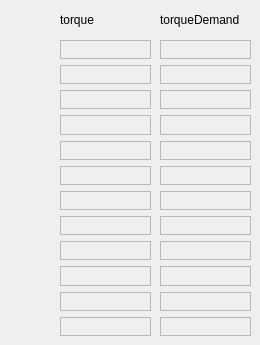
    <widget class="QWidget" name="tab_4">
     <attribute name="title">
      <string>realrobot info</string>
     </attribute>
     <widget class="QWidget" name="verticalLayoutWidget_3">
      <property name="geometry">
       <rect>
        <x>60</x>
        <y>40</y>
        <width>91</width>
        <height>296</height>
       </rect>
      </property>
      <layout class="QVBoxLayout" name="verticalLayout_18">
       <item>
        <widget class="QLabel" name="mi0">
         <property name="frameShape">
          <enum>QFrame::StyledPanel</enum>
         </property>
         <property name="text">
          <string/>
         </property>
        </widget>
       </item>
       <item>
        <widget class="QLabel" name="mi1">
         <property name="frameShape">
          <enum>QFrame::StyledPanel</enum>
         </property>
         <property name="text">
          <string/>
         </property>
        </widget>
       </item>
       <item>
        <widget class="QLabel" name="mi2">
         <property name="frameShape">
          <enum>QFrame::StyledPanel</enum>
         </property>
         <property name="text">
          <string/>
         </property>
        </widget>
       </item>
       <item>
        <widget class="QLabel" name="mi3">
         <property name="frameShape">
          <enum>QFrame::StyledPanel</enum>
         </property>
         <property name="text">
          <string/>
         </property>
        </widget>
       </item>
       <item>
        <widget class="QLabel" name="mi4">
         <property name="frameShape">
          <enum>QFrame::StyledPanel</enum>
         </property>
         <property name="text">
          <string/>
         </property>
        </widget>
       </item>
       <item>
        <widget class="QLabel" name="mi5">
         <property name="frameShape">
          <enum>QFrame::StyledPanel</enum>
         </property>
         <property name="text">
          <string/>
         </property>
        </widget>
       </item>
       <item>
        <widget class="QLabel" name="mi6">
         <property name="frameShape">
          <enum>QFrame::StyledPanel</enum>
         </property>
         <property name="text">
          <string/>
         </property>
        </widget>
       </item>
       <item>
        <widget class="QLabel" name="mi7">
         <property name="frameShape">
          <enum>QFrame::StyledPanel</enum>
         </property>
         <property name="text">
          <string/>
         </property>
        </widget>
       </item>
       <item>
        <widget class="QLabel" name="mi8">
         <property name="frameShape">
          <enum>QFrame::StyledPanel</enum>
         </property>
         <property name="text">
          <string/>
         </property>
        </widget>
       </item>
       <item>
        <widget class="QLabel" name="mi9">
         <property name="frameShape">
          <enum>QFrame::StyledPanel</enum>
         </property>
         <property name="text">
          <string/>
         </property>
        </widget>
       </item>
       <item>
        <widget class="QLabel" name="mi10">
         <property name="frameShape">
          <enum>QFrame::StyledPanel</enum>
         </property>
         <property name="text">
          <string/>
         </property>
        </widget>
       </item>
       <item>
        <widget class="QLabel" name="mi11">
         <property name="frameShape">
          <enum>QFrame::StyledPanel</enum>
         </property>
         <property name="text">
          <string/>
         </property>
        </widget>
       </item>
      </layout>
     </widget>
     <widget class="QWidget" name="verticalLayoutWidget_11">
      <property name="geometry">
       <rect>
        <x>160</x>
        <y>40</y>
        <width>91</width>
        <height>296</height>
       </rect>
      </property>
      <layout class="QVBoxLayout" name="verticalLayout_19">
       <item>
        <widget class="QLabel" name="mi12">
         <property name="frameShape">
          <enum>QFrame::StyledPanel</enum>
         </property>
         <property name="text">
          <string/>
         </property>
        </widget>
       </item>
       <item>
        <widget class="QLabel" name="mi13">
         <property name="frameShape">
          <enum>QFrame::StyledPanel</enum>
         </property>
         <property name="text">
          <string/>
         </property>
        </widget>
       </item>
       <item>
        <widget class="QLabel" name="mi14">
         <property name="frameShape">
          <enum>QFrame::StyledPanel</enum>
         </property>
         <property name="text">
          <string/>
         </property>
        </widget>
       </item>
       <item>
        <widget class="QLabel" name="mi15">
         <property name="frameShape">
          <enum>QFrame::StyledPanel</enum>
         </property>
         <property name="text">
          <string/>
         </property>
        </widget>
       </item>
       <item>
        <widget class="QLabel" name="mi16">
         <property name="frameShape">
          <enum>QFrame::StyledPanel</enum>
         </property>
         <property name="text">
          <string/>
         </property>
        </widget>
       </item>
       <item>
        <widget class="QLabel" name="mi17">
         <property name="frameShape">
          <enum>QFrame::StyledPanel</enum>
         </property>
         <property name="text">
          <string/>
         </property>
        </widget>
       </item>
       <item>
        <widget class="QLabel" name="mi18">
         <property name="frameShape">
          <enum>QFrame::StyledPanel</enum>
         </property>
         <property name="text">
          <string/>
         </property>
        </widget>
       </item>
       <item>
        <widget class="QLabel" name="mi19">
         <property name="frameShape">
          <enum>QFrame::StyledPanel</enum>
         </property>
         <property name="text">
          <string/>
         </property>
        </widget>
       </item>
       <item>
        <widget class="QLabel" name="mi20">
         <property name="frameShape">
          <enum>QFrame::StyledPanel</enum>
         </property>
         <property name="text">
          <string/>
         </property>
        </widget>
       </item>
       <item>
        <widget class="QLabel" name="mi21">
         <property name="frameShape">
          <enum>QFrame::StyledPanel</enum>
         </property>
         <property name="text">
          <string/>
         </property>
        </widget>
       </item>
       <item>
        <widget class="QLabel" name="mi22">
         <property name="frameShape">
          <enum>QFrame::StyledPanel</enum>
         </property>
         <property name="text">
          <string/>
         </property>
        </widget>
       </item>
       <item>
        <widget class="QLabel" name="mi23">
         <property name="frameShape">
          <enum>QFrame::StyledPanel</enum>
         </property>
         <property name="text">
          <string/>
         </property>
        </widget>
       </item>
      </layout>
     </widget>
     <widget class="QLabel" name="label_39">
      <property name="geometry">
       <rect>
        <x>60</x>
        <y>10</y>
        <width>91</width>
        <height>20</height>
       </rect>
      </property>
      <property name="text">
       <string>torque</string>
      </property>
     </widget>
     <widget class="QLabel" name="label_40">
      <property name="geometry">
       <rect>
        <x>160</x>
        <y>10</y>
        <width>91</width>
        <height>20</height>
       </rect>
      </property>
      <property name="text">
       <string>torqueDemand</string>
      </property>
     </widget>
    </widget>
